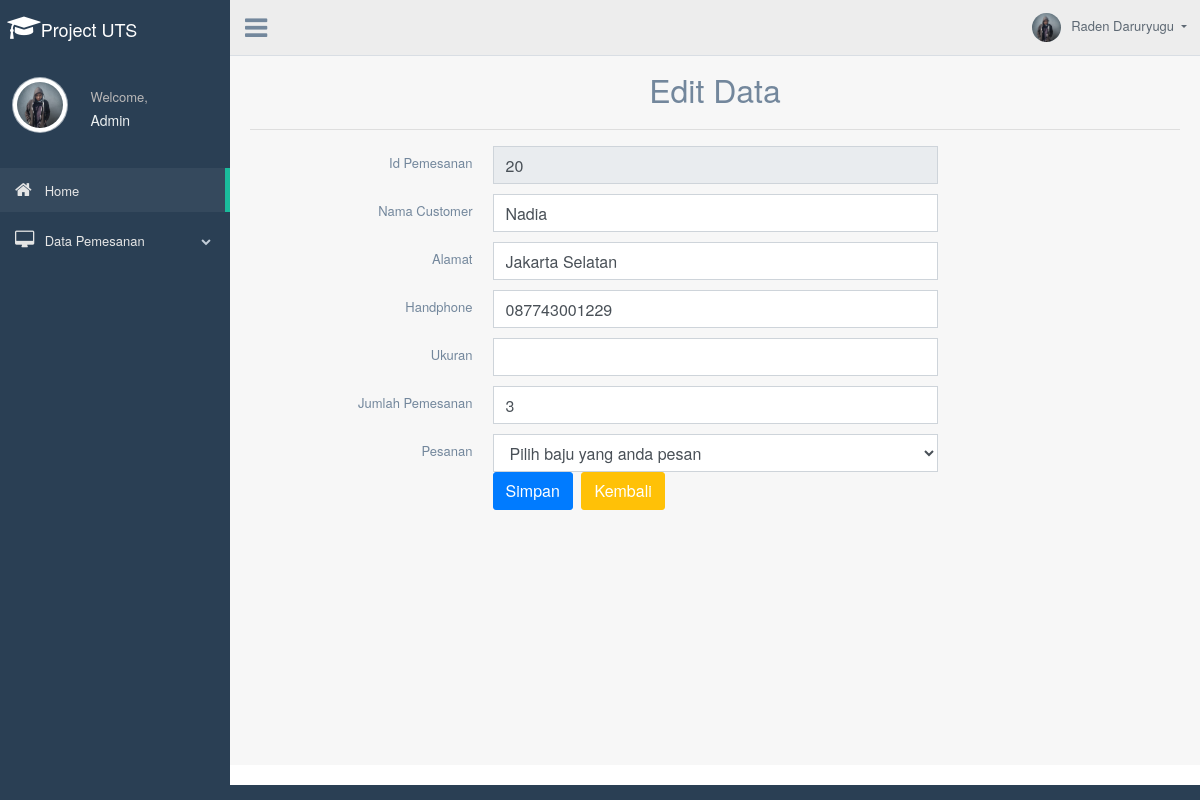
The app's page /user/admin/index.php?page=edit&id_pemesanan=20 with its own data.
### tables this page shows
CREATE TABLE `t_penjualan` (
  `id_pemesanan` int(12) NOT NULL,
  `nama` varchar(70) NOT NULL,
  `alamat` varchar(128) NOT NULL,
  `handphone` varchar(12) NOT NULL,
  `pesanan` varchar(20) NOT NULL,
  `jml_pemesanan` int(12) NOT NULL,
  `ukuran` varchar(12) NOT NULL
);

### user/admin/edit.php (the view, shortened to what this page needs)
<?php include('config.php'); ?>
	<div class="container" style="margin-top:20px">
		<center><font size="6">Edit Data</font></center>
		<hr>
		<?php
		if(isset($_GET['id_pemesanan'])){
			$id_pemesanan = $_GET['id_pemesanan'];
			$select = mysqli_query($koneksi, "SELECT * FROM t_penjualan WHERE id_pemesanan='$id_pemesanan'") or die(mysqli_error($koneksi));
			if(mysqli_num_rows($select) == 0){
				echo '<div class="alert alert-warning">ID tidak ada dalam database.</div>';
				exit();
			}else{
				$data = mysqli_fetch_assoc($select);
			}
		}
		?>
		<form action="index.php?page=edit&id_pemesanan=<?php echo $id_pemesanan; ?>" method="post">
			<div class="item form-group">
				<label class="col-form-label col-md-3 col-sm-3 label-align">Id Pemesanan</label>
				<div class="col-md-6 col-sm-6">
					<input type="text" name="id_pemesanan" class="form-control" size="4" value="<?php echo $data['id_pemesanan']; ?>" readonly required>
				</div>
			</div>
			<div class="item form-group">
				<label class="col-form-label col-md-3 col-sm-3 label-align">Nama Customer</label>
				<div class="col-md-6 col-sm-6">
					<input type="text" name="nama" class="form-control" value="<?php echo $data['nama']; ?>" required>
				</div>
			</div>
			<div class="item form-group">
				<label class="col-form-label col-md-3 col-sm-3 label-align">Alamat</label>
				<div class="col-md-6 col-sm-6">
					<input type="text" name="alamat" class="form-control" value="<?php echo $data['alamat']; ?>" required>
				</div>
			</div>
			<div class="item form-group">
				<label class="col-form-label col-md-3 col-sm-3 label-align">Handphone</label>
				<div class="col-md-6 col-sm-6">
					<input type="text" name="handphone" class="form-control" value="<?php echo $data['handphone']; ?>" required>
				</div>
			</div>
			<div class="item form-group">
				<label class="col-form-label col-md-3 col-sm-3 label-align">Ukuran</label>
				<div class="col-md-6 col-sm-6">
					<input type="text" name="ukuran" class="form-control" required>
				</div>
			</div>
			<div class="item form-group">
				<label class="col-form-label col-md-3 col-sm-3 label-align">Jumlah Pemesanan</label>
				<div class="col-md-6 col-sm-6">
					<input type="text" name="jml_pemesanan" class="form-control" value="<?php echo $data['jml_pemesanan']; ?>" required>
				</div>
			</div>
			<div class="item form-group">
				<label class="col-form-label col-md-3 col-sm-3 label-align">Pesanan</label>
				<div class="col-md-6 col-sm-6">
					<select name="pesanan" class="form-control" required>
					<option value="">Pilih baju yang anda pesan</option>
				</div>
			</div>
			<div class="item form-group">
				<div class="col-md-6 col-sm-6 offset-md-3">
					<input type="submit" name="submit" class="btn btn-primary" value="Simpan">
					<a href="index.php?page=tampil_mhs" class="btn btn-warning">Kembali</a>
				</div>
			</div>
		</form>
	</div>

### records on screen
t_penjualan: id_pemesanan "20", nama "Nadia", alamat "Jakarta Selatan", handphone "087743001229", jml_pemesanan "3"
